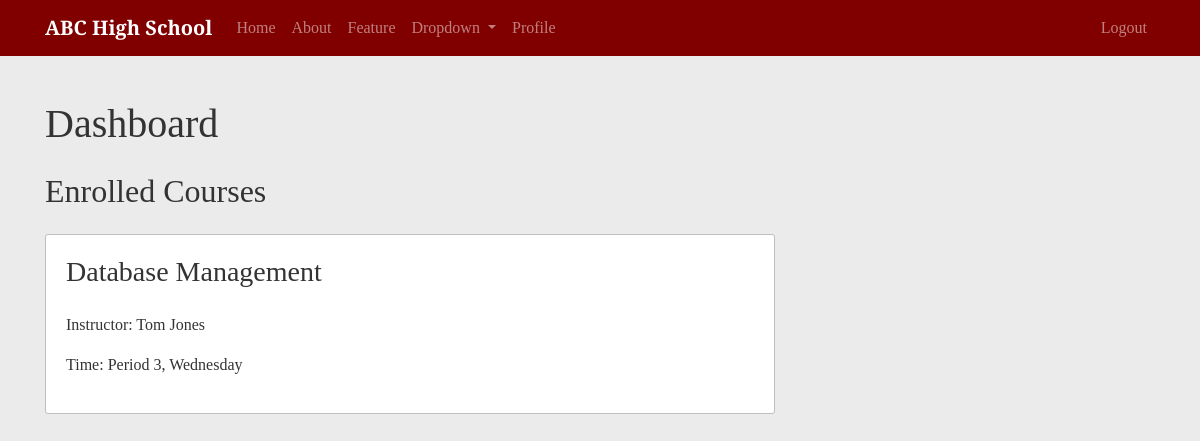
The page /dashboard/BobSmith/ (signed in) on the database as committed earlier.
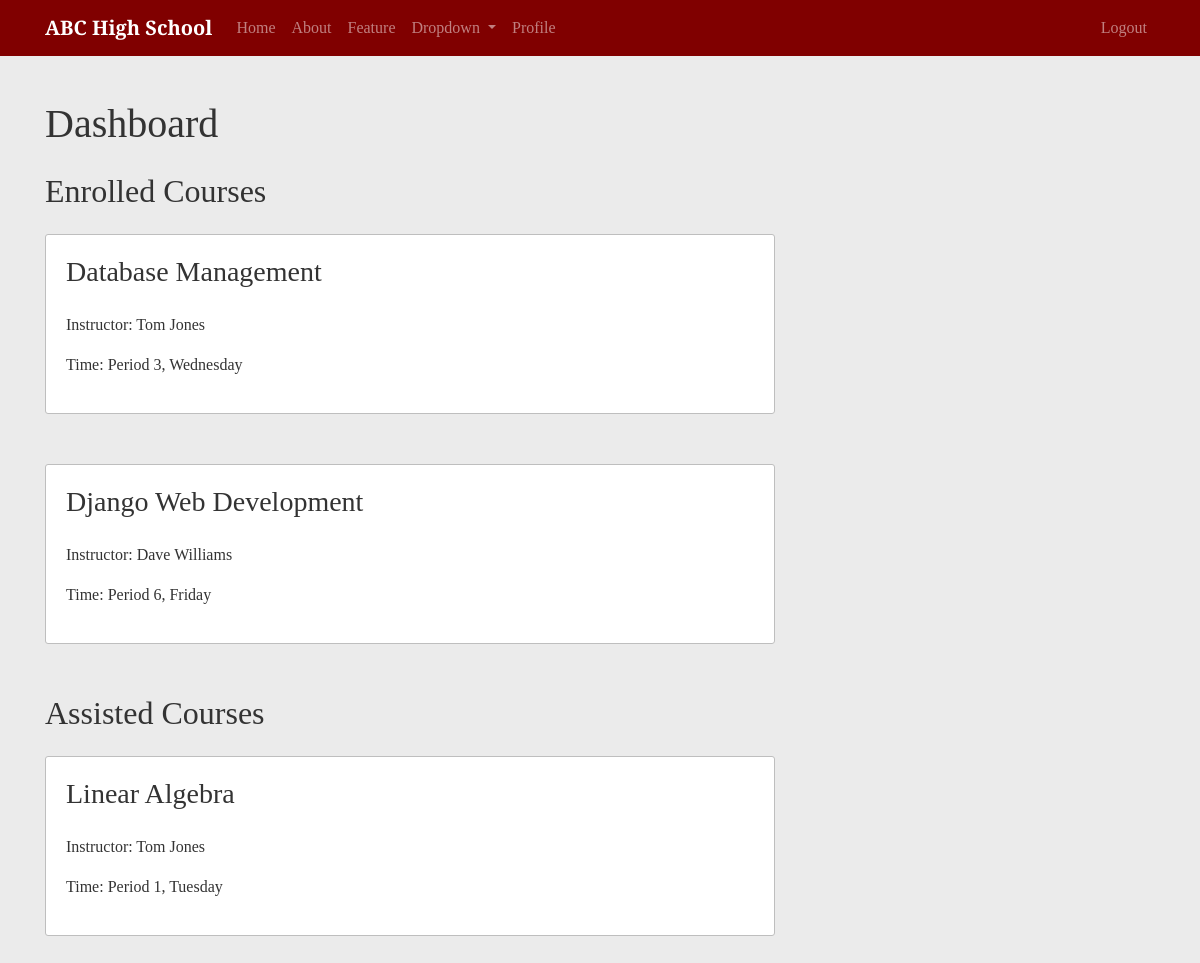
The same page on the database as committed later.
### school/models.py (models this page shows)
class Course(models.Model):
    ONE = '1'
    TWO = '2'
    THREE = '3'
    FOUR = '4'
    FIVE = '5'
    SIX = '6'
    TIME_CHOICES = [
        (ONE, 'Period 1'),
        (TWO, 'Period 2'),
        (THREE, 'Period 3'),
        (FOUR, 'Period 4'),
        (FIVE, 'Period 5'),
        (SIX, 'Period 6')
    ]
    MONDAY = 'MO'
    TUESDAY = 'TU'
    WEDNESDAY = 'WE'
    THURSDAY = 'TH'
    FRIDAY = 'FR'
    DAY_CHOICES = [
        (MONDAY, 'Monday'),
        (TUESDAY, 'Tuesday'),
        (WEDNESDAY, 'Wednesday'),
        (THURSDAY, 'Thursday'),
        (FRIDAY, 'Friday')
    ]
    course_name = models.CharField(max_length=255)
    instructor = models.ForeignKey(Instructor, null=True, on_delete=models.SET_NULL)
    time = models.CharField(max_length=1, blank=True, choices=TIME_CHOICES)
    day = models.CharField(max_length=2, blank=True, choices=DAY_CHOICES)
    def __str__(self):
        return f'{self.course_name} (ID:{self.id})'

### users/models.py (models this page shows)
class Instructor(models.Model):
    user = models.OneToOneField(User, on_delete=models.CASCADE, primary_key=True)
    start_date = models.DateField()
    office_number = models.CharField(max_length=10, blank=True)
    office_phone_number = models.CharField(max_length=20, blank=True)
    def __str__(self):
        return f'{self.user.first_name} {self.user.last_name}'

### school/views.py (the view, shortened to what this page needs)
# urls.py: path('dashboard/<str:username>/', DashboardListView.as_view(), name='user-dashboard'),
class DashboardListView(LoginRequiredMixin, UserPassesTestMixin, ListView):
    model = Course
    template_name = 'school/dashboard.html'
    context_object_name = 'courses'
    def get_queryset(self):
        user = get_object_or_404(User, username=self.kwargs.get('username'))
        queryset = {}
        student = Student.objects.filter(user=user).first()
        if student:
            enrollments = EnrolledIn.objects.filter(student=student).values('course')
            queryset['enrolled_courses'] = Course.objects.filter(id__in=enrollments)
            assists = AssistsIn.objects.filter(student=student).values('course')
            queryset['assisted_courses'] = Course.objects.filter(id__in=assists)
        instructor = Instructor.objects.filter(user=user).first()
        if instructor:
            queryset['taught_courses'] = Course.objects.filter(instructor=instructor)
        print(queryset)
        return queryset
    def test_func(self):
        dashboard_user = self.kwargs.get('username')
        if (self.request.user.username == dashboard_user):
            return True
        return False

### school/templates/school/dashboard.html (shortened to what this page needs)
{% extends "school/content.html" %}
{% load crispy_forms_tags %}
{% block content %}
  <h1 class="mb-4">Dashboard</h1>
  {% if courses.enrolled_courses %}
    <h2 class="mb-4">Enrolled Courses</h2>
    {% for course in courses.enrolled_courses %}
      <article class="content-section">
        <h3 class="mb-4">{{ course.course_name }}</h3>
        <p>Instructor: {{ course.instructor }}</p>
        <p>Time: {{ course.get_time_display }}, {{ course.get_day_display }}</p>
      </article>
    {% endfor %}
  {% endif %}
  {% if courses.assisted_courses %}
    <h2 class="mb-4">Assisted Courses</h2>
    {% for course in courses.assisted_courses %}
      <article class="content-section">
        <h3 class="mb-4">{{ course.course_name }}</h3>
        <p>Instructor: {{ course.instructor }}</p>
        <p>Time: {{ course.get_time_display }}, {{ course.get_day_display }}</p>
      </article>
    {% endfor %}
  {% endif %}
{% endblock content %}

### school/templates/school/content.html
{% extends "school/base.html" %}
{% block display %}
  <div class="row">
    <div class="col-md-8">
      {% block content %}{% endblock %}
    </div>
  </div>
{% endblock display %}

### school/templates/school/base.html (shortened to what this page needs)
{% load static %}
<!DOCTYPE html>
<html lang="en">
  <head>
    <link rel="stylesheet" href="https://stackpath.bootstrapcdn.com/bootstrap/4.3.1/css/bootstrap.min.css">
    <link rel="stylesheet" href="https://cdnjs.cloudflare.com/ajax/libs/datepicker/0.6.5/datepicker.min.css" />
    <link rel="stylesheet" href="{% static 'school/main.css' %}">
  </head>
  <body>
    <nav class="navbar navbar-expand-md navbar-dark fixed-top">
      <div class="container">
        <a class="navbar-brand" href="/">ABC High School</a>
        <div class="collapse navbar-collapse" id="navbarCollapse">
          <div class="navbar-nav mr-auto">
            <a class="nav-item nav-link {% if request.resolver_match.url_name == 'home' %}active{% endif %}" href="{% url 'home' %}">Home</a>
            <a class="nav-item nav-link" href="#">About</a>
            <a class="nav-item nav-link" href="#">Feature</a>
            <li class="nav-item dropdown">
              <a class="nav-link dropdown-toggle" href="#" id="navbarDropdownMenu" data-toggle="dropdown" aria-haspopup="true" aria-expanded="false">
                Dropdown
              </a>
            </li>
            {% if user.is_authenticated %}
              <a class="nav-item nav-link" href="#">Profile</a>
            {% endif %}
          </div>
          <div class="navbar-nav">
            {% if user.is_authenticated %}
              <a class="nav-item nav-link" href="{% url 'logout' %}">Logout</a>
            {% else %}
              <a class="nav-item nav-link" href="{% url 'register-student' %}">Register</a>
              <a class="nav-item nav-link" href="{% url 'login' %}">Sign In</a>
            {% endif %}
          </div>
        </div>
      </div>
    </nav>
    <div class="container main-body">
      {% block display %}{% endblock display %}
    </div>
  </body>
</html>

### school/static/school/main.css (style rules this page uses)
body { background: #ebebeb; color: #333333; margin-top: 5rem; font-family: 'Arvo', serif; }
.navbar { background-color: #800000; }
.navbar-brand { font-weight: 700; }
.main-body { margin-top: 100px; margin-bottom: 60px; }
.content-section { background-color:#ffffff; border: 1px solid #bebebe; border-radius: 3px; padding: 20px; margin-bottom: 50px; }

Rows that differ between the two databases and show on the page:
added Course: course_name "Django Web Development", instructor "Dave Williams", time "Period 6", day "Friday", shown under "Enrolled Courses"
added Course: course_name "Linear Algebra", instructor "Tom Jones", time "Period 1", day "Tuesday", shown under "Assisted Courses"
Other text that changed with them:
text now shown: "Assisted Courses"
